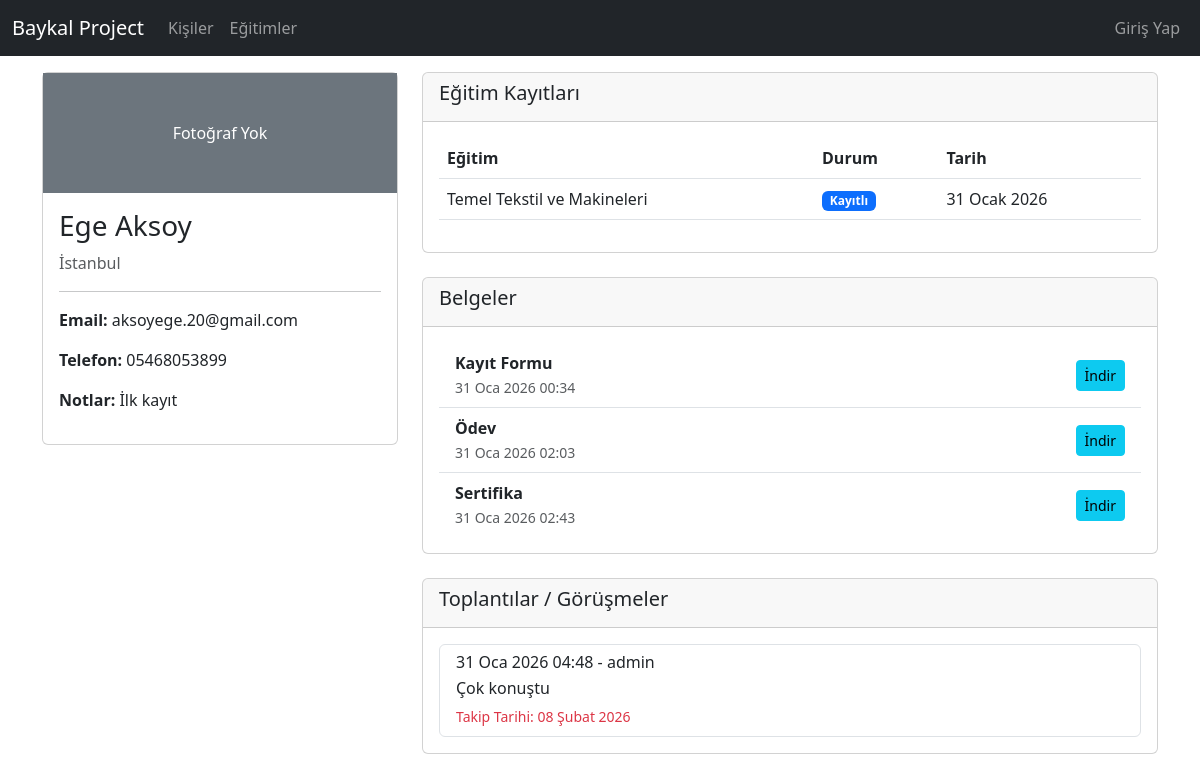
Screenshot of /person/1/ with the database file from the repository.
### core/models.py (models this page shows, shortened)
class Person(models.Model):
    first_name = models.CharField(max_length=100)
    last_name = models.CharField(max_length=100)
    email = models.EmailField(blank=True, null=True)
    phone = models.CharField(max_length=20, blank=True, null=True)
    city = models.CharField(max_length=100, blank=True, null=True)
    photo = models.ImageField(upload_to="photos/", blank=True, null=True)
    notes = models.TextField(blank=True, null=True)
    is_active = models.BooleanField(default=True)
    created_at = models.DateTimeField(auto_now_add=True)

class Enrollment(models.Model):
    STATUS_CHOICES = [
        ('potential', 'Potansiyel'),
        ('enrolled', 'Kayıtlı'),
        ('completed', 'Tamamladı'),
        ('dropped', 'Bıraktı'),
    ]
    person = models.ForeignKey(Person, on_delete=models.CASCADE)
    training_session = models.ForeignKey(TrainingSession, on_delete=models.CASCADE)
    status = models.CharField(max_length=20, choices=STATUS_CHOICES, default='potential')
    enrollment_date = models.DateTimeField(auto_now_add=True)
    attendance_rate = models.IntegerField(blank=True, null=True, help_text="Percentage")
    instructor_note = models.TextField(blank=True, null=True)

class TrainingSession(models.Model):
    training = models.ForeignKey(Training, on_delete=models.CASCADE)
    start_date = models.DateField()
    end_date = models.DateField(null=True, blank=True)
    instructor = models.ForeignKey(User, on_delete=models.SET_NULL, null=True, blank=True)
    price = models.DecimalField(max_digits=10, decimal_places=2, default=0)

class Training(models.Model):
    name = models.CharField(max_length=200)
    description = models.TextField(blank=True, null=True)
    default_duration = models.IntegerField(help_text="Duration in hours or days", blank=True, null=True)
    is_active = models.BooleanField(default=True)

class Document(models.Model):
    DOCUMENT_TYPES = [
        ('certificate', 'Sertifika'),
        ('registration_form', 'Kayıt Formu'),
        ('payment_receipt', 'Dekont'),
        ('homework', 'Ödev'),
        ('photo', 'Fotoğraf'),
        ('other', 'Diğer'),
    ]
    person = models.ForeignKey(Person, on_delete=models.CASCADE, null=True, blank=True)
    enrollment = models.ForeignKey(Enrollment, on_delete=models.CASCADE, null=True, blank=True)
    document_type = models.CharField(max_length=30, choices=DOCUMENT_TYPES)
    file = models.FileField(upload_to="documents/")
    uploaded_at = models.DateTimeField(auto_now_add=True)
    note = models.TextField(blank=True, null=True)

class Meeting(models.Model):
    person = models.ForeignKey(Person, on_delete=models.CASCADE)
    user = models.ForeignKey(User, on_delete=models.SET_NULL, null=True, blank=True)
    meeting_date = models.DateTimeField()
    summary = models.TextField()
    private_note = models.TextField(blank=True, null=True)
    follow_up_date = models.DateField(null=True, blank=True)

### core/views.py (the view)
# urls.py: path('person/<int:pk>/', views.person_detail, name='person_detail'),
def person_detail(request, pk):
    person = get_object_or_404(Person, pk=pk)
    enrollments = person.enrollment_set.all()
    documents = person.document_set.all()
    meetings = person.meeting_set.all().order_by('-meeting_date')
    return render(request, 'core/person/person_detail.html', {
        'person': person,
        'enrollments': enrollments,
        'documents': documents,
        'meetings': meetings
    })

### core/templates/core/person/person_detail.html (shortened to what this page needs)
{% extends 'core/base.html' %}
{% block content %}
<div class="row">
    <div class="col-md-4">
        <div class="card mb-4">
            {% if person.photo %}
            <img src="{{ person.photo.url }}" class="card-img-top" alt="{{ person.first_name }}">
            {% else %}
            <div class="bg-secondary text-white p-5 text-center">
                Fotoğraf Yok
            </div>
            {% endif %}
            <div class="card-body">
                <h3 class="card-title">{{ person.first_name }} {{ person.last_name }}</h3>
                <p class="text-muted">{{ person.city|default:"Şehir belirtilmemiş" }}</p>
                <hr>
                <p><strong>Email:</strong> {{ person.email|default:"-" }}</p>
                <p><strong>Telefon:</strong> {{ person.phone|default:"-" }}</p>
                <p><strong>Notlar:</strong> {{ person.notes|default:"-" }}</p>
            </div>
        </div>
    </div>
    <div class="col-md-8">
        <div class="card mb-4">
            <div class="card-header d-flex justify-content-between align-items-center">
                <h5>Eğitim Kayıtları</h5>
            </div>
            <div class="card-body">
                {% if enrollments %}
                <div class="table-responsive">
                    <table class="table table-hover">
                        <thead>
                            <tr>
                                <th>Eğitim</th>
                                <th>Durum</th>
                                <th>Tarih</th>
                            </tr>
                        </thead>
                        <tbody>
                            {% for enrollment in enrollments %}
                            <tr>
                                <td>{{ enrollment.training_session.training.name }}</td>
                                <td>
                                    <span
                                        class="badge bg-{% if enrollment.status == 'completed' %}success{% elif enrollment.status == 'enrolled' %}primary{% elif enrollment.status == 'dropped' %}danger{% else %}secondary{% endif %}">
                                        {{ enrollment.get_status_display }}
                                    </span>
                                </td>
                                <td>{{ enrollment.training_session.start_date }}</td>
                            </tr>
                            {% endfor %}
                        </tbody>
                    </table>
                </div>
                {% else %}
                <p class="text-muted">Bu kişiye ait eğitim kaydı bulunmamaktadır.</p>
                {% endif %}
            </div>
        </div>
        <div class="card mb-4">
            <div class="card-header d-flex justify-content-between align-items-center">
                <h5>Belgeler</h5>
            </div>
            <div class="card-body">
                {% if documents %}
                <ul class="list-group list-group-flush">
                    {% for doc in documents %}
                    <li class="list-group-item d-flex justify-content-between align-items-center">
                        <div>
                            <strong>{{ doc.get_document_type_display }}</strong>
                            <br>
                            <small class="text-muted">{{ doc.uploaded_at|date:"d M Y H:i" }}</small>
                        </div>
                        <a href="{{ doc.file.url }}" class="btn btn-sm btn-info" target="_blank">İndir</a>
                    </li>
                    {% endfor %}
                </ul>
                {% else %}
                <p class="text-muted">Yüklenmiş belge yok.</p>
                {% endif %}
            </div>
        </div>
        <div class="card mb-4">
            <div class="card-header d-flex justify-content-between align-items-center">
                <h5>Toplantılar / Görüşmeler</h5>
            </div>
            <div class="card-body">
                {% if meetings %}
                <div class="list-group">
                    {% for meeting in meetings %}
                    <div class="list-group-item">
                        <div class="d-flex w-100 justify-content-between">
                            <h6 class="mb-1">
                                {{ meeting.meeting_date|date:"d M Y H:i" }} -
                                {{ meeting.user.get_full_name|default:meeting.user.username }}
                            </h6>
                        </div>
                        <p class="mb-1">{{ meeting.summary|linebreaksbr }}</p>
                        {% if meeting.follow_up_date %}
                        <small class="text-danger">Takip Tarihi: {{ meeting.follow_up_date }}</small>
                        {% endif %}
                    </div>
                    {% endfor %}
                </div>
                {% else %}
                <p class="text-muted">Henüz görüşme kaydı yok.</p>
                {% endif %}
            </div>
        </div>
    </div>
</div>
{% endblock %}

### core/templates/core/base.html (shortened to what this page needs)
<!DOCTYPE html>
<html lang="tr">
<head>
    <link href="https://cdn.jsdelivr.net/npm/bootstrap@5.3.0/dist/css/bootstrap.min.css" rel="stylesheet">
</head>
<body>
    <nav class="navbar navbar-expand-md navbar-dark bg-dark fixed-top">
        <div class="container-fluid">
            <a class="navbar-brand" href="/">Baykal Project</a>
            <div class="collapse navbar-collapse" id="navbarCollapse">
                <ul class="navbar-nav me-auto mb-2 mb-md-0">
                    <li class="nav-item">
                        <a class="nav-link" href="/">Kişiler</a>
                    </li>
                    <li class="nav-item">
                        <a class="nav-link" href="{% url 'training_list' %}">Eğitimler</a>
                    </li>
                </ul>
                <ul class="navbar-nav">
                    {% if user.is_authenticated %}
                    <li class="nav-item dropdown">
                        <a class="nav-link dropdown-toggle" href="#" id="navbarDropdown" role="button"
                            data-bs-toggle="dropdown" aria-expanded="false">
                            {{ user.username }}
                        </a>
                        <ul class="dropdown-menu dropdown-menu-end" aria-labelledby="navbarDropdown">
                            <li><a class="dropdown-item" href="{% url 'dashboard' %}">Kontrol Paneli</a></li>
                            <li><a class="dropdown-item" href="/admin/">Admin Panel</a></li>
                            <li>
                                <hr class="dropdown-divider">
                            </li>
                            <li>
                                <form method="post" action="{% url 'logout' %}">
                                    {% csrf_token %}
                                    <button type="submit" class="dropdown-item">Çıkış Yap</button>
                                </form>
                            </li>
                        </ul>
                    </li>
                    {% else %}
                    <li class="nav-item">
                        <a class="nav-link" href="{% url 'login' %}">Giriş Yap</a>
                    </li>
                    {% endif %}
                </ul>
            </div>
        </div>
    </nav>
    <main class="container">
        {% block content %}
        {% endblock %}
    </main>
</body>
</html>

### core/templates/core/base.html (style rules this page uses)
body { padding-top: 4.5rem; }

### rows the page displays
Person: first_name "Ege", last_name "Aksoy", city "İstanbul", email "aksoyege.20@gmail.com", phone "05468053899", notes "İlk kayıt"
Enrollment: training_session.training.name "Temel Tekstil ve Makineleri", status "Kayıtlı", training_session.start_date "31 Ocak 2026"
Document: document_type "Kayıt Formu", uploaded_at "31 Oca 2026 00:34"
Document: document_type "Ödev", uploaded_at "31 Oca 2026 02:03"
Document: document_type "Sertifika", uploaded_at "31 Oca 2026 02:43"
Meeting: meeting_date "31 Oca 2026 04:48", user.get_full_name "admin", summary "Çok konuştu", follow_up_date "08 Şubat 2026"
